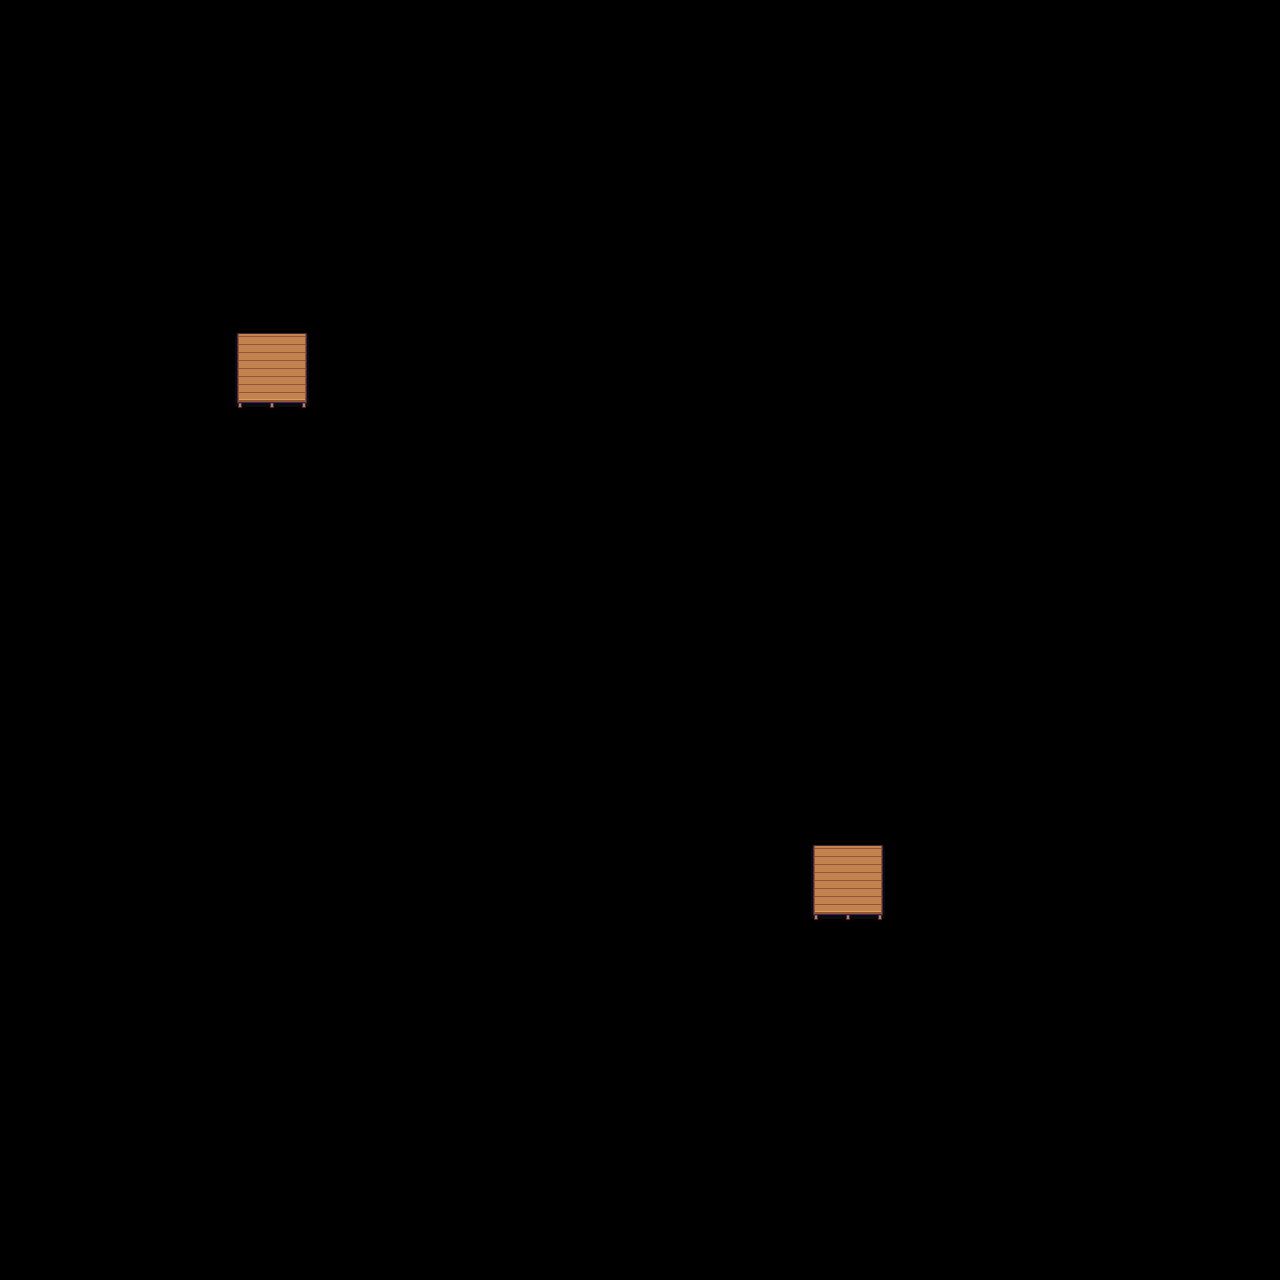

This is a level from a 2D game, rendered from its Tiled map with the project's own tilesets. A one-line summary and the complete map file follow:
An orthogonal 40x40 tile map with 32x32 px tiles, 1 tile layer (타일 레이어 1).

<map version="1.9" tiledversion="1.9.2" orientation="orthogonal" renderorder="right-down" width="40" height="40" tilewidth="32" tileheight="32" infinite="0" nextlayerid="2" nextobjectid="1">
 <tileset firstgid="1" source="Floor.tsx" />
 <layer id="1" name="타일 레이어 1" width="40" height="40">
  <data encoding="csv">
0,0,0,0,0,0,0,0,0,0,0,0,0,0,0,0,0,0,0,0,0,0,0,0,0,0,0,0,0,0,0,0,0,0,0,0,0,0,0,0,
0,0,0,0,0,0,0,0,0,0,0,0,0,0,0,0,0,0,0,0,0,0,0,0,0,0,0,0,0,0,0,0,0,0,0,0,0,0,0,0,
0,0,0,0,0,0,0,0,0,0,0,0,0,0,0,0,0,0,0,0,0,0,0,0,0,0,0,0,0,0,0,0,0,0,0,0,0,0,0,0,
0,0,0,0,0,0,0,0,0,0,0,0,0,0,0,0,0,0,0,0,0,0,0,0,0,0,0,0,0,0,0,0,0,0,0,0,0,0,0,0,
0,0,0,0,0,0,0,0,0,0,0,0,0,0,0,0,0,0,0,0,0,0,0,0,0,0,0,0,0,0,0,0,0,0,0,0,0,0,0,0,
0,0,0,0,0,0,0,0,0,0,0,0,0,0,0,0,0,0,0,0,0,0,0,0,0,0,0,0,0,0,0,0,0,0,0,0,0,0,0,0,
0,0,0,0,0,0,0,0,0,0,0,0,0,0,0,0,0,0,0,0,0,0,0,0,0,0,0,0,0,0,0,0,0,0,0,0,0,0,0,0,
0,0,0,0,0,0,0,0,0,0,0,0,0,0,0,0,0,0,0,0,0,0,0,0,0,0,0,0,0,0,0,0,0,0,0,0,0,0,0,0,
0,0,0,0,0,0,0,0,0,0,0,0,0,0,0,0,0,0,0,0,0,0,0,0,0,0,0,0,0,0,0,0,0,0,0,0,0,0,0,0,
0,0,0,0,0,0,0,0,0,0,0,0,0,0,0,0,0,0,0,0,0,0,0,0,0,0,0,0,0,0,0,0,0,0,0,0,0,0,0,0,
0,0,0,0,0,0,0,97,98,99,0,0,0,0,0,0,0,0,0,0,0,0,0,0,0,0,0,0,0,0,0,0,0,0,0,0,0,0,0,0,
0,0,0,0,0,0,0,137,138,139,0,0,0,0,0,0,0,0,0,0,0,0,0,0,0,0,0,0,0,0,0,0,0,0,0,0,0,0,0,0,
0,0,0,0,0,0,0,177,178,179,0,0,0,0,0,0,0,0,0,0,0,0,0,0,0,0,0,0,0,0,0,0,0,0,0,0,0,0,0,0,
0,0,0,0,0,0,0,0,0,0,0,0,0,0,0,0,0,0,0,0,0,0,0,0,0,0,0,0,0,0,0,0,0,0,0,0,0,0,0,0,
0,0,0,0,0,0,0,0,0,0,0,0,0,0,0,0,0,0,0,0,0,0,0,0,0,0,0,0,0,0,0,0,0,0,0,0,0,0,0,0,
0,0,0,0,0,0,0,0,0,0,0,0,0,0,0,0,0,0,0,0,0,0,0,0,0,0,0,0,0,0,0,0,0,0,0,0,0,0,0,0,
0,0,0,0,0,0,0,0,0,0,0,0,0,0,0,0,0,0,0,0,0,0,0,0,0,0,0,0,0,0,0,0,0,0,0,0,0,0,0,0,
0,0,0,0,0,0,0,0,0,0,0,0,0,0,0,0,0,0,0,0,0,0,0,0,0,0,0,0,0,0,0,0,0,0,0,0,0,0,0,0,
0,0,0,0,0,0,0,0,0,0,0,0,0,0,0,0,0,0,0,0,0,0,0,0,0,0,0,0,0,0,0,0,0,0,0,0,0,0,0,0,
0,0,0,0,0,0,0,0,0,0,0,0,0,0,0,0,0,0,0,0,0,0,0,0,0,0,0,0,0,0,0,0,0,0,0,0,0,0,0,0,
0,0,0,0,0,0,0,0,0,0,0,0,0,0,0,0,0,0,0,0,0,0,0,0,0,0,0,0,0,0,0,0,0,0,0,0,0,0,0,0,
0,0,0,0,0,0,0,0,0,0,0,0,0,0,0,0,0,0,0,0,0,0,0,0,0,0,0,0,0,0,0,0,0,0,0,0,0,0,0,0,
0,0,0,0,0,0,0,0,0,0,0,0,0,0,0,0,0,0,0,0,0,0,0,0,0,0,0,0,0,0,0,0,0,0,0,0,0,0,0,0,
0,0,0,0,0,0,0,0,0,0,0,0,0,0,0,0,0,0,0,0,0,0,0,0,0,0,0,0,0,0,0,0,0,0,0,0,0,0,0,0,
0,0,0,0,0,0,0,0,0,0,0,0,0,0,0,0,0,0,0,0,0,0,0,0,0,0,0,0,0,0,0,0,0,0,0,0,0,0,0,0,
0,0,0,0,0,0,0,0,0,0,0,0,0,0,0,0,0,0,0,0,0,0,0,0,0,0,0,0,0,0,0,0,0,0,0,0,0,0,0,0,
0,0,0,0,0,0,0,0,0,0,0,0,0,0,0,0,0,0,0,0,0,0,0,0,0,97,98,99,0,0,0,0,0,0,0,0,0,0,0,0,
0,0,0,0,0,0,0,0,0,0,0,0,0,0,0,0,0,0,0,0,0,0,0,0,0,137,138,139,0,0,0,0,0,0,0,0,0,0,0,0,
0,0,0,0,0,0,0,0,0,0,0,0,0,0,0,0,0,0,0,0,0,0,0,0,0,177,178,179,0,0,0,0,0,0,0,0,0,0,0,0,
0,0,0,0,0,0,0,0,0,0,0,0,0,0,0,0,0,0,0,0,0,0,0,0,0,0,0,0,0,0,0,0,0,0,0,0,0,0,0,0,
0,0,0,0,0,0,0,0,0,0,0,0,0,0,0,0,0,0,0,0,0,0,0,0,0,0,0,0,0,0,0,0,0,0,0,0,0,0,0,0,
0,0,0,0,0,0,0,0,0,0,0,0,0,0,0,0,0,0,0,0,0,0,0,0,0,0,0,0,0,0,0,0,0,0,0,0,0,0,0,0,
0,0,0,0,0,0,0,0,0,0,0,0,0,0,0,0,0,0,0,0,0,0,0,0,0,0,0,0,0,0,0,0,0,0,0,0,0,0,0,0,
0,0,0,0,0,0,0,0,0,0,0,0,0,0,0,0,0,0,0,0,0,0,0,0,0,0,0,0,0,0,0,0,0,0,0,0,0,0,0,0,
0,0,0,0,0,0,0,0,0,0,0,0,0,0,0,0,0,0,0,0,0,0,0,0,0,0,0,0,0,0,0,0,0,0,0,0,0,0,0,0,
0,0,0,0,0,0,0,0,0,0,0,0,0,0,0,0,0,0,0,0,0,0,0,0,0,0,0,0,0,0,0,0,0,0,0,0,0,0,0,0,
0,0,0,0,0,0,0,0,0,0,0,0,0,0,0,0,0,0,0,0,0,0,0,0,0,0,0,0,0,0,0,0,0,0,0,0,0,0,0,0,
0,0,0,0,0,0,0,0,0,0,0,0,0,0,0,0,0,0,0,0,0,0,0,0,0,0,0,0,0,0,0,0,0,0,0,0,0,0,0,0,
0,0,0,0,0,0,0,0,0,0,0,0,0,0,0,0,0,0,0,0,0,0,0,0,0,0,0,0,0,0,0,0,0,0,0,0,0,0,0,0,
0,0,0,0,0,0,0,0,0,0,0,0,0,0,0,0,0,0,0,0,0,0,0,0,0,0,0,0,0,0,0,0,0,0,0,0,0,0,0,0
</data>
 </layer>
</map>
